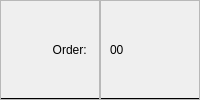
           <widget class="QWidget" name="summaryOdrNumSec" native="true">
            <property name="sizePolicy">
             <sizepolicy hsizetype="Preferred" vsizetype="Fixed">
              <horstretch>0</horstretch>
              <verstretch>0</verstretch>
             </sizepolicy>
            </property>
            <property name="styleSheet">
             <string notr="true">border-bottom: 2px solid black;</string>
            </property>
            <layout class="QHBoxLayout" name="horizontalLayout_5">
             <property name="spacing">
              <number>0</number>
             </property>
             <property name="leftMargin">
              <number>0</number>
             </property>
             <property name="topMargin">
              <number>0</number>
             </property>
             <property name="rightMargin">
              <number>0</number>
             </property>
             <property name="bottomMargin">
              <number>0</number>
             </property>
             <item>
              <widget class="QFrame" name="orderLabelFrm">
               <property name="frameShape">
                <enum>QFrame::StyledPanel</enum>
               </property>
               <property name="frameShadow">
                <enum>QFrame::Raised</enum>
               </property>
               <layout class="QHBoxLayout" name="horizontalLayout_6">
                <item>
                 <widget class="QLabel" name="orderLabel">
                  <property name="styleSheet">
                   <string notr="true">border: none;
color: rgb(0, 0, 0);
font: 22pt &quot;Arial&quot;;</string>
                  </property>
                  <property name="text">
                   <string>Order: </string>
                  </property>
                  <property name="alignment">
                   <set>Qt::AlignRight|Qt::AlignTrailing|Qt::AlignVCenter</set>
                  </property>
                 </widget>
                </item>
               </layout>
              </widget>
             </item>
             <item>
              <widget class="QFrame" name="orderNumFrm">
               <property name="frameShape">
                <enum>QFrame::StyledPanel</enum>
               </property>
               <property name="frameShadow">
                <enum>QFrame::Raised</enum>
               </property>
               <layout class="QHBoxLayout" name="horizontalLayout_7">
                <item>
                 <widget class="QLabel" name="orderNumLabel">
                  <property name="styleSheet">
                   <string notr="true">border: none;
color: rgb(0, 0, 0);
font: 22pt &quot;Arial&quot;;</string>
                  </property>
                  <property name="text">
                   <string>00</string>
                  </property>
                 </widget>
                </item>
               </layout>
              </widget>
             </item>
            </layout>
           </widget>
